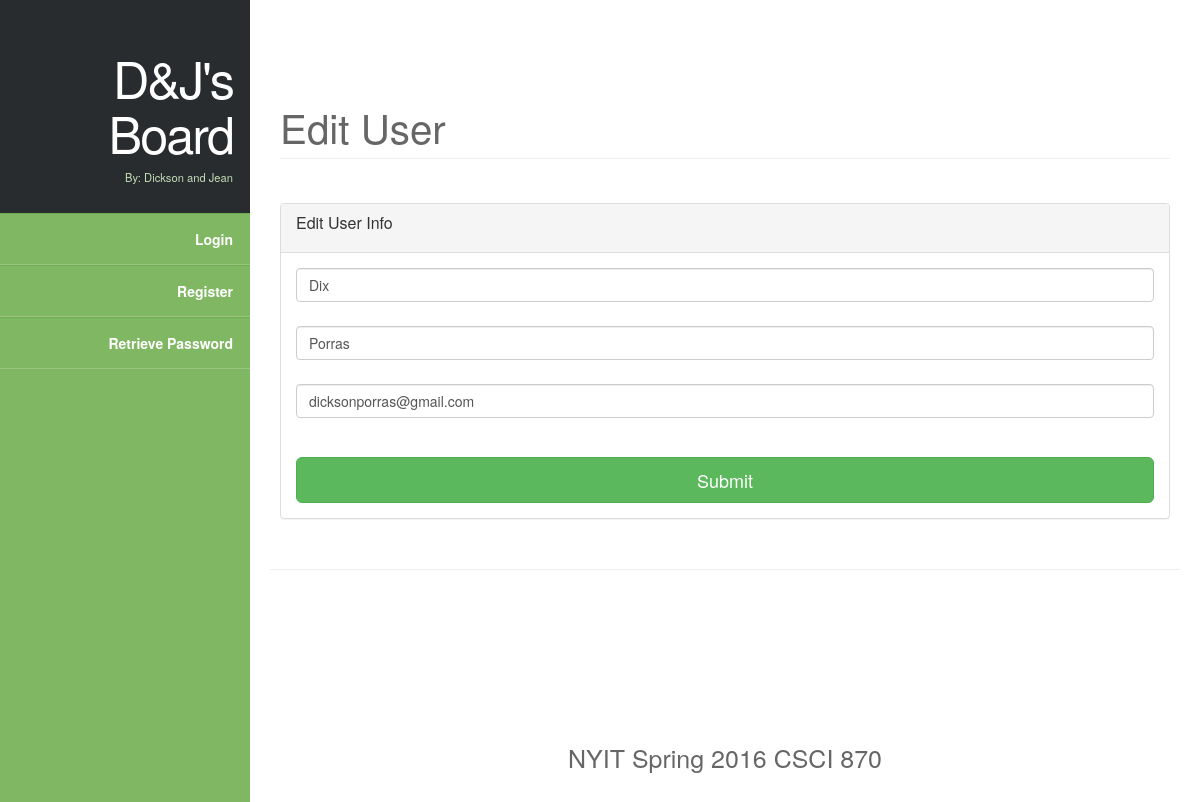
Screenshot of /edit_user.php?id=1 with the database file from the repository.
### tables this page shows
CREATE TABLE users (
user_id INT UNSIGNED NOT NULL AUTO_INCREMENT,
first_name VARCHAR(20) NOT NULL,
last_name VARCHAR(40) NOT NULL,
email VARCHAR(80) NOT NULL,
pass CHAR(40) NOT NULL,
user_level TINYINT(1) UNSIGNED NOT NULL DEFAULT 0,
active CHAR(32) NULL,
registration_date DATETIME NOT NULL,
PRIMARY KEY (user_id),
UNIQUE KEY (email),
INDEX login (email, pass)
);

### edit_user.php (the view, shortened to what this page needs)
<?php
include('header.php');
?>
        <section id="content">
    		<article>
                <h1 class="page-header">Edit User</h1><br />
        		<?php
        		if ( (isset($_GET['id'])) && (is_numeric($_GET['id'])) ) {
        			$id = $_GET['id'];
        		}  elseif ( (isset($_POST['id'])) && (is_numeric($_POST['id'])) ) {
        			$id = $_POST['id'];
        		}
        		require_once('mysqli_connect.php');
        		$q = "SELECT first_name, last_name, email FROM users WHERE user_id=$id";
        		$r = @mysqli_query ($dbc, $q);
        		if (mysqli_num_rows($r) == 1) {
        			$row = mysqli_fetch_array($r, MYSQLI_NUM);
        			echo '
                        <div class="panel panel-default">
        					<div class="panel-heading">
                                <h3 class="panel-title">Edit User Info</h3>
                            </div>
        					<div class="panel-body">
        						<form role="form" action="edit_user.php" method="post">
        							<div class="form-group">
        								<input class="form-control" placeholder="First Name" type="text"
        									name="first_name" size="20" maxlength="20" value="' . $row[0] . '">
        								<br>
        								<input class="form-control" placeholder="Last Name" type="text"
        									name="last_name" size="20" maxlength="40" value="' . $row[1] . '">
        								<br>
        								<input class="form-control" placeholder="Email" type="email"
        									name="email" size="30" maxlength="60" value="' . $row[2] . '">
        								<br>
        							</div>
        							<input class="btn btn-lg btn-success btn-block" type="submit" name="submit" value="Submit" >
        							<input type="hidden" name="id" value="' . $id . '" >
        						</form>
        					</div>
        				</div>';
        		}
        		?>
		</article>
<?php 	include('footer.php'); ?>

### style.css (style rules this page uses)
html { background-color: #80B763; }
body { margin:0px auto; padding:0; background: #222; font-size: 14px; color:#666; }
* { margin:0; padding:0; }
h1 { font-size:2.4em; }
h3 { color:#80B763; font-size:1.6em; padding-bottom:10px; }
.page-header { margin-top: 75px; }
section#content { margin-left: 250px; padding: 20px; background-color: #fff; }
article { padding: 10px 10px 30px; font-size: 1.2em; border-bottom: 1px solid #eee; }

### rows the page displays
users: first_name "Dix", last_name "Porras", email "dicksonporras@gmail.com"
